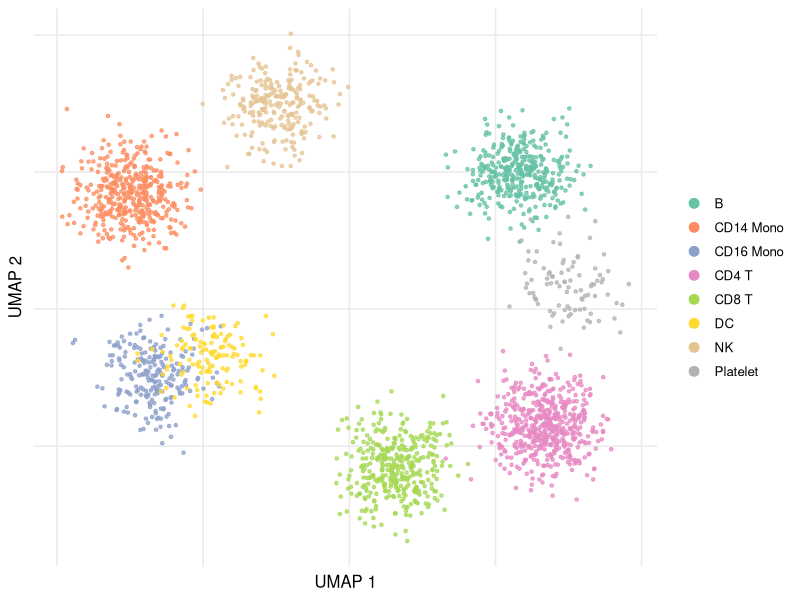

Recreate this plot in R.
## ---- chunk 1
#| label: landing-umap
#| fig-width: 8
#| fig-height: 5

library(ggplot2)
library(dplyr)
library(tibble)
library(purrr)

set.seed(2026)

celltypes <- c("CD14 Mono", "CD16 Mono", "B", "CD4 T", "CD8 T", "NK", "DC", "Platelet")
centers <- tibble(
  ct = celltypes,
  cx = c(-4.5, -4.0, 3.5, 4.0,  1.0, -1.5, -3.0, 4.5),
  cy = c( 2.5, -1.5, 3.0, -2.5, -3.5, 4.5,  -1.0, 0.5)
)
n_per <- c(420, 220, 380, 520, 360, 240, 140, 90)

cells <- map2_dfr(centers$ct, n_per, function(ct, n) {
  c <- centers |> filter(ct == !!ct)
  tibble(
    ct = ct,
    u1 = c$cx + rnorm(n, 0, 0.55),
    u2 = c$cy + rnorm(n, 0, 0.55)
  )
})

ggplot(cells, aes(u1, u2, color = ct)) +
  geom_point(alpha = 0.75, size = 0.9) +
  scale_color_brewer(palette = "Set2", name = NULL) +
  labs(x = "UMAP 1", y = "UMAP 2") +
  guides(color = guide_legend(override.aes = list(size = 3, alpha = 1))) +
  theme_minimal(base_size = 12) +
  theme(
    panel.grid.minor = element_blank(),
    panel.grid.major = element_line(color = "grey92"),
    axis.text = element_blank(),
    axis.ticks = element_blank(),
    legend.position = "right"
  )
